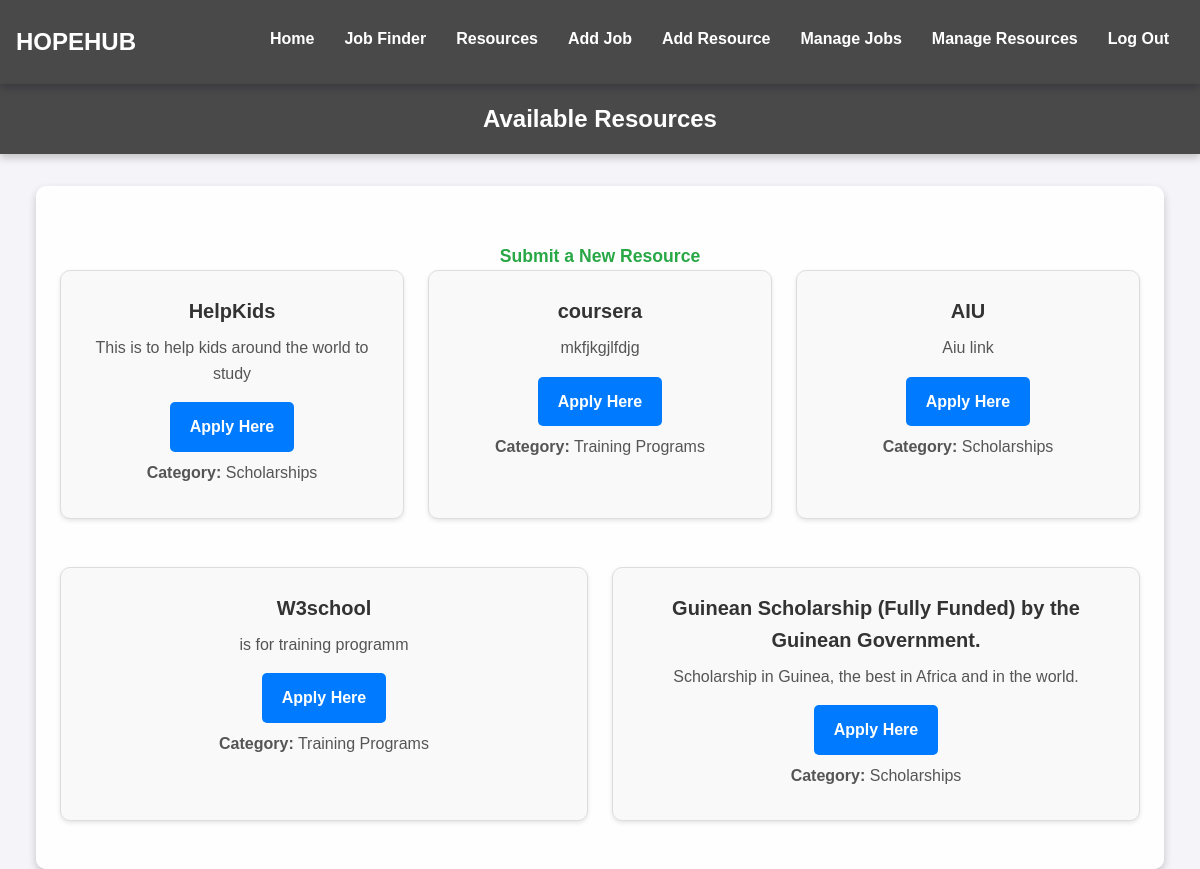
/resources (signed in), run on an earlier commit of the app's database.
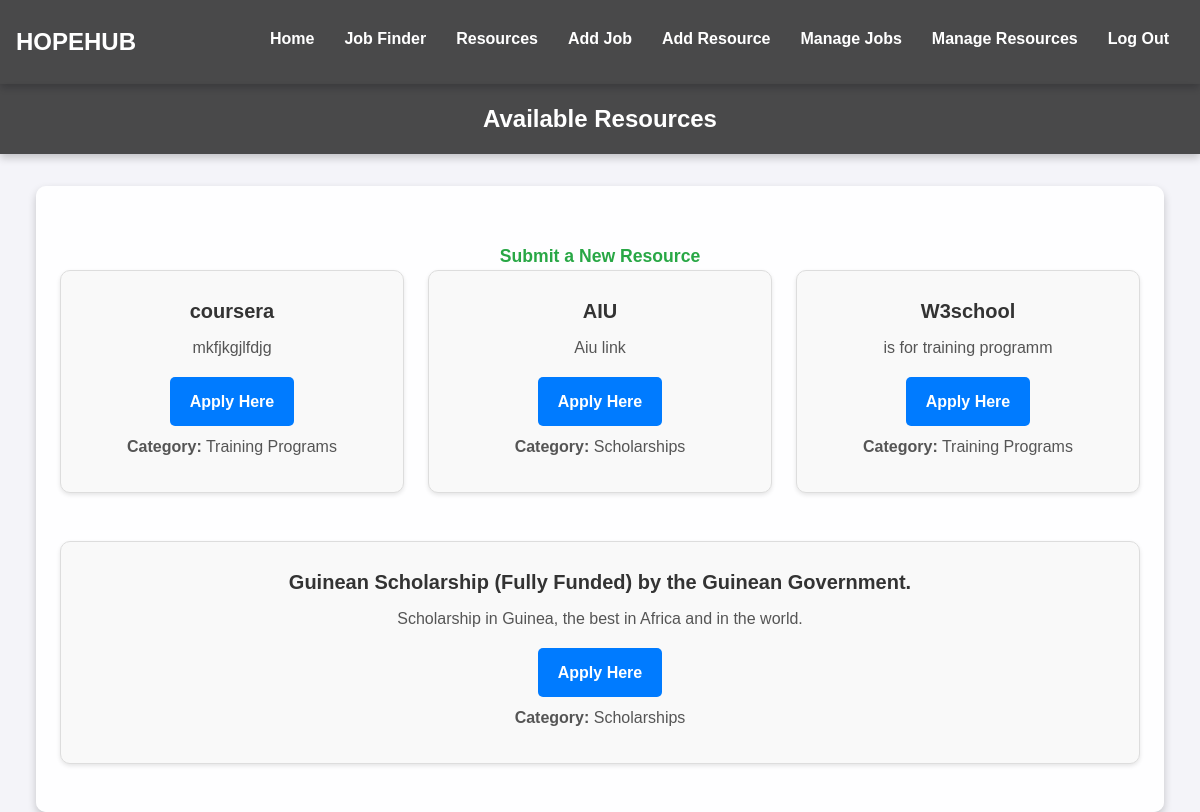
And on a later commit of the database.
### app.py (models this page shows, shortened)
class Resource(db.Model):
    id = db.Column(db.Integer, primary_key=True)
    name = db.Column(db.String(150), nullable=False)
    description = db.Column(db.String(500), nullable=False)
    link = db.Column(db.String(300), nullable=True)
    category = db.Column(db.String(100), nullable=False)

### app.py (the view)
@app.route('/resources')
def resources():
    if 'user_id' not in session:
        return redirect(url_for('login'))
    resources_list = Resource.query.all()
    return render_template('resources.html', resources=resources_list)

### app.py (called while the page is built)
@app.before_request
def load_logged_in_user():
    if 'user_id' in session:
        g.user = User.query.get(session['user_id'])
    else:
        g.user = None

### templates/resources.html (shortened to what this page needs)
{% extends "base.html" %}
{% block body %}
    <header>
        <h2>Available Resources</h2>
    </header>
    <main>
        <a href="{{ url_for('add_resource') }}" class="submit-resource-link">Submit a New Resource</a>
        <div class="Resources">
            {% if resources %}
                {% for resource in resources %}
                    <div class="resource-item">
                        <h3>{{ resource.name }}</h3>
                        <p>{{ resource.description }}</p>
                        <a href="{{ resource.link }}" target="_blank">Apply Here</a>
                        <p><strong>Category:</strong> {{ resource.category }}</p>
                    </div>
                {% endfor %}
            {% else %}
                <p class="no-resources">No resources available right now.</p>
            {% endif %}
        </div>
    </main>
{% endblock %}

What changed in the data, as far as the page shows it:
removed Resource: name "HelpKids", description "This is to help kids around the world to study", category "Scholarships"
